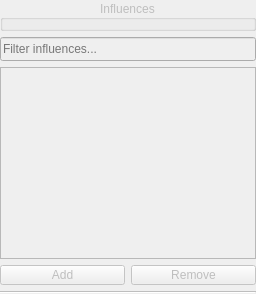
         <widget class="QWidget" name="influencesWidget" native="true">
          <property name="enabled">
           <bool>false</bool>
          </property>
          <property name="sizePolicy">
           <sizepolicy hsizetype="Expanding" vsizetype="Expanding">
            <horstretch>0</horstretch>
            <verstretch>0</verstretch>
           </sizepolicy>
          </property>
          <layout class="QVBoxLayout" name="verticalLayout_3">
           <property name="leftMargin">
            <number>0</number>
           </property>
           <property name="topMargin">
            <number>0</number>
           </property>
           <property name="rightMargin">
            <number>0</number>
           </property>
           <property name="bottomMargin">
            <number>0</number>
           </property>
           <item>
            <widget class="QGroupBox" name="influencesHeader">
             <property name="sizePolicy">
              <sizepolicy hsizetype="Preferred" vsizetype="Fixed">
               <horstretch>0</horstretch>
               <verstretch>0</verstretch>
              </sizepolicy>
             </property>
             <property name="title">
              <string>Influences</string>
             </property>
             <property name="alignment">
              <set>Qt::AlignCenter</set>
             </property>
             <property name="flat">
              <bool>true</bool>
             </property>
            </widget>
           </item>
           <item>
            <widget class="QLineEdit" name="searchLineEdit">
             <property name="sizePolicy">
              <sizepolicy hsizetype="Preferred" vsizetype="Fixed">
               <horstretch>0</horstretch>
               <verstretch>0</verstretch>
              </sizepolicy>
             </property>
             <property name="minimumSize">
              <size>
               <width>0</width>
               <height>24</height>
              </size>
             </property>
             <property name="maximumSize">
              <size>
               <width>16777215</width>
               <height>24</height>
              </size>
             </property>
             <property name="placeholderText">
              <string>Filter influences...</string>
             </property>
             <property name="clearButtonEnabled">
              <bool>true</bool>
             </property>
            </widget>
           </item>
           <item>
            <widget class="QInfluenceView" name="influenceTable">
             <property name="sizePolicy">
              <sizepolicy hsizetype="Preferred" vsizetype="Expanding">
               <horstretch>0</horstretch>
               <verstretch>0</verstretch>
              </sizepolicy>
             </property>
             <property name="contextMenuPolicy">
              <enum>Qt::NoContextMenu</enum>
             </property>
             <property name="styleSheet">
              <string notr="true">QTableView::item { height: 24; text-align: center; }</string>
             </property>
             <property name="horizontalScrollBarPolicy">
              <enum>Qt::ScrollBarAlwaysOff</enum>
             </property>
             <property name="editTriggers">
              <set>QAbstractItemView::NoEditTriggers</set>
             </property>
             <property name="alternatingRowColors">
              <bool>true</bool>
             </property>
             <property name="selectionMode">
              <enum>QAbstractItemView::SingleSelection</enum>
             </property>
             <property name="selectionBehavior">
              <enum>QAbstractItemView::SelectRows</enum>
             </property>
             <attribute name="horizontalHeaderMinimumSectionSize">
              <number>24</number>
             </attribute>
             <attribute name="horizontalHeaderStretchLastSection">
              <bool>true</bool>
             </attribute>
             <attribute name="verticalHeaderMinimumSectionSize">
              <number>24</number>
             </attribute>
             <attribute name="verticalHeaderDefaultSectionSize">
              <number>24</number>
             </attribute>
             <attribute name="verticalHeaderHighlightSections">
              <bool>false</bool>
             </attribute>
            </widget>
           </item>
           <item>
            <widget class="QWidget" name="influenceInteropWidget" native="true">
             <layout class="QHBoxLayout" name="influenceInteropLayout">
              <property name="leftMargin">
               <number>0</number>
              </property>
              <property name="topMargin">
               <number>0</number>
              </property>
              <property name="rightMargin">
               <number>0</number>
              </property>
              <property name="bottomMargin">
               <number>0</number>
              </property>
              <item>
               <widget class="QPushButton" name="addInfluencePushButton">
                <property name="sizePolicy">
                 <sizepolicy hsizetype="Preferred" vsizetype="Fixed">
                  <horstretch>0</horstretch>
                  <verstretch>0</verstretch>
                 </sizepolicy>
                </property>
                <property name="minimumSize">
                 <size>
                  <width>0</width>
                  <height>20</height>
                 </size>
                </property>
                <property name="maximumSize">
                 <size>
                  <width>16777215</width>
                  <height>20</height>
                 </size>
                </property>
                <property name="text">
                 <string>Add</string>
                </property>
               </widget>
              </item>
              <item>
               <widget class="QPushButton" name="removeInfluencePushButton">
                <property name="sizePolicy">
                 <sizepolicy hsizetype="Preferred" vsizetype="Fixed">
                  <horstretch>0</horstretch>
                  <verstretch>0</verstretch>
                 </sizepolicy>
                </property>
                <property name="minimumSize">
                 <size>
                  <width>0</width>
                  <height>20</height>
                 </size>
                </property>
                <property name="maximumSize">
                 <size>
                  <width>16777215</width>
                  <height>20</height>
                 </size>
                </property>
                <property name="text">
                 <string>Remove</string>
                </property>
               </widget>
              </item>
             </layout>
            </widget>
           </item>
           <item>
            <widget class="QFrame" name="influencesFooter">
             <property name="sizePolicy">
              <sizepolicy hsizetype="Preferred" vsizetype="Fixed">
               <horstretch>0</horstretch>
               <verstretch>0</verstretch>
              </sizepolicy>
             </property>
             <property name="frameShape">
              <enum>QFrame::HLine</enum>
             </property>
             <property name="frameShadow">
              <enum>QFrame::Sunken</enum>
             </property>
             <property name="lineWidth">
              <number>1</number>
             </property>
            </widget>
           </item>
          </layout>
         </widget>
